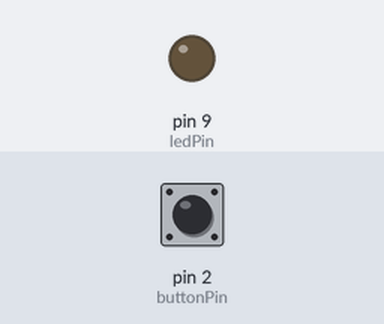
A sketch run on a simulated Arduino Uno, built with avr-gcc and run on an emulated ATmega328P. Parts: output pins drawn as LEDs (lit = HIGH). The inputs (shaded band) are chosen by the test bench; at power-on: pin 2 (buttonPin) LOW.

Above: at 1.2 s.
1.3 s: pin 2 (buttonPin) pulled HIGH for 0.15 s
At 4.1 s:
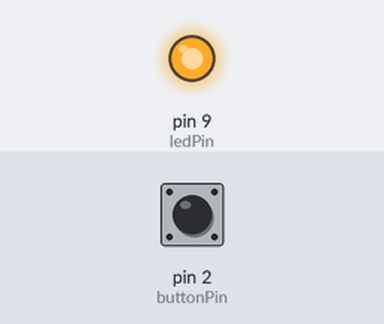
4.3 s: pin 2 (buttonPin) pulled HIGH for 1 s
At 4.96 s:
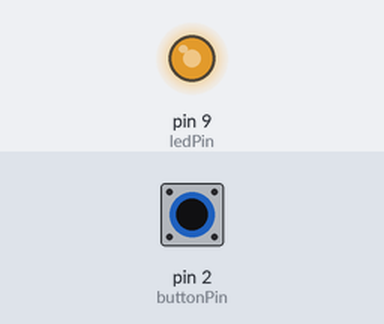
7.3 s: pin 2 (buttonPin) pulled HIGH for 3.2 s
At 7.81 s:
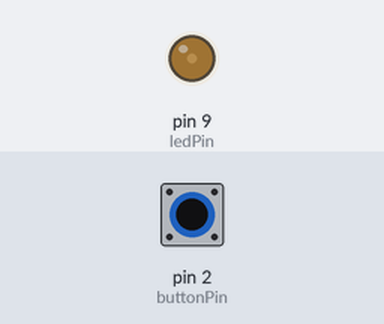
Timing chart, 0 to 14.0 s (numbered marks = the images above; inputs shaded):
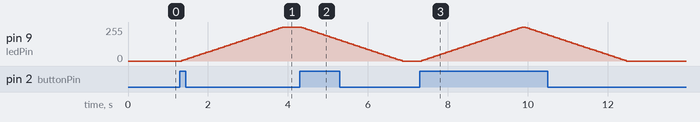

Measured:
- after the input at 1.3 s, pin 9 (ledPin): moves from 0/255 to 255/255 over 2.5 s, starting after 0.05 s
- after the input at 4.3 s, pin 9 (ledPin): moves from 255/255 to 0/255 over 2.5 s, starting after 0.05 s
- after the input at 7.3 s, pin 9 (ledPin): rises from 0/255 to 255/255 in 2.5 s, then falls to 0/255 in 2.6 s

The sketch:

Elijah-Story-Fading-LED.ino
```cpp
//Elijah Story
//10-23-2020
//Lab7 Fading LED

//Followed the video in the lab instructions.
//Turns the light on and off with a fade.
//Diagram of wiring in README.

//Setting up the variables that will not be changed.
const int buttonPin = 2;      //will get input from pin 2
const int ledPin = 9;         //will output from pin 9
const int fadingDelay = 50;   //the delay the led will fade in milliseconds


int buttonState = 0;          //will say if the button is pressed or not
boolean fadingState = false;  //says if the light is on or off

void setup() {
  pinMode(ledPin, OUTPUT);    //this will control the LEDs fade
  pinMode(buttonPin, INPUT);  //this reads the button press

}

void loop() {
  buttonState = digitalRead(buttonPin); //checks the state of the button

  if(buttonState == HIGH){              //if the button is pressed
    if(fadingState == false){           //if the light is off
      for (int i = 0; i <= 255; i += 5){
        analogWrite(ledPin, i);         //adds more power to LED based on loop
        delay(fadingDelay);             //waits to give the fade affect
      }
    }else{                              //if the light is on
      for (int i = 255; i >= 0; i -= 5){
        analogWrite(ledPin, i);         //takes power from LED based on loop
        delay(fadingDelay);             //waits to give the fade affect
      }
    }
    fadingState = !fadingState;         //switch the state saying if the light is on or off.
  }
}
```
